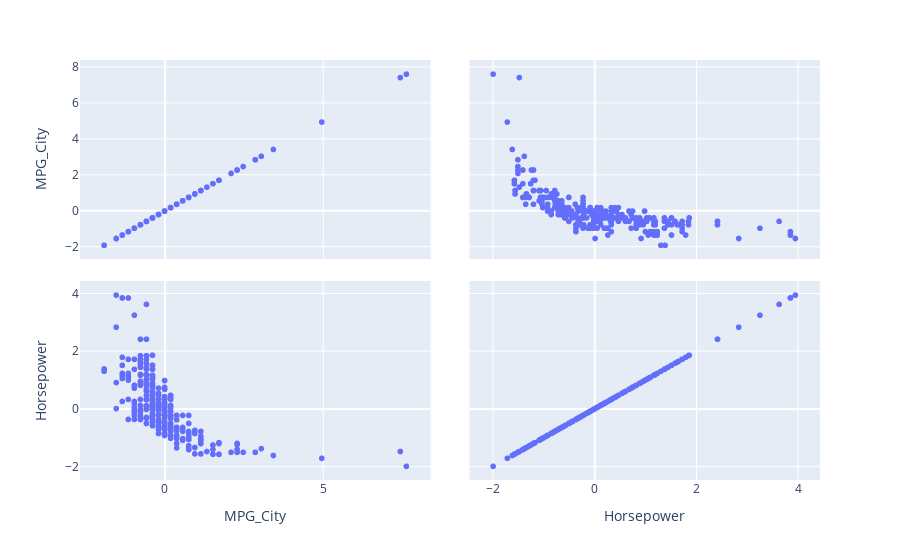

The notebook cell saved with this chart:
### Markdown cell above
- El número de cilindros es inversamente proporcional a la cantidad de millas por galón que recorre.

### Code cell
fig = px.scatter_matrix(df_Excluide[["MPG_City","Horsepower"]])
fig.show()

### Figure 1 — Plotly figure (JSON) as saved in the notebook; plotly's stock layout.template omitted (floating-point values rounded to 4 significant figures; data arrays with more than 128 entries replaced by an {"elided": "..."} marker saying what was removed)
{"data": [{"dimensions": [{"axis": {"matches": true}, "label": "MPG_City", "values": {"elided": "428 float values"}}, {"axis": {"matches": true}, "label": "Horsepower", "values": {"elided": "428 float values"}}], "hovertemplate": "%{xaxis.title.text}=%{x}<br>%{yaxis.title.text}=%{y}<extra></extra>", "legendgroup": "", "marker": {"color": "#636efa", "symbol": "circle"}, "name": "", "showlegend": false, "type": "splom"}], "layout": {"dragmode": "select", "legend": {"tracegroupgap": 0}, "margin": {"t": 60}}}
